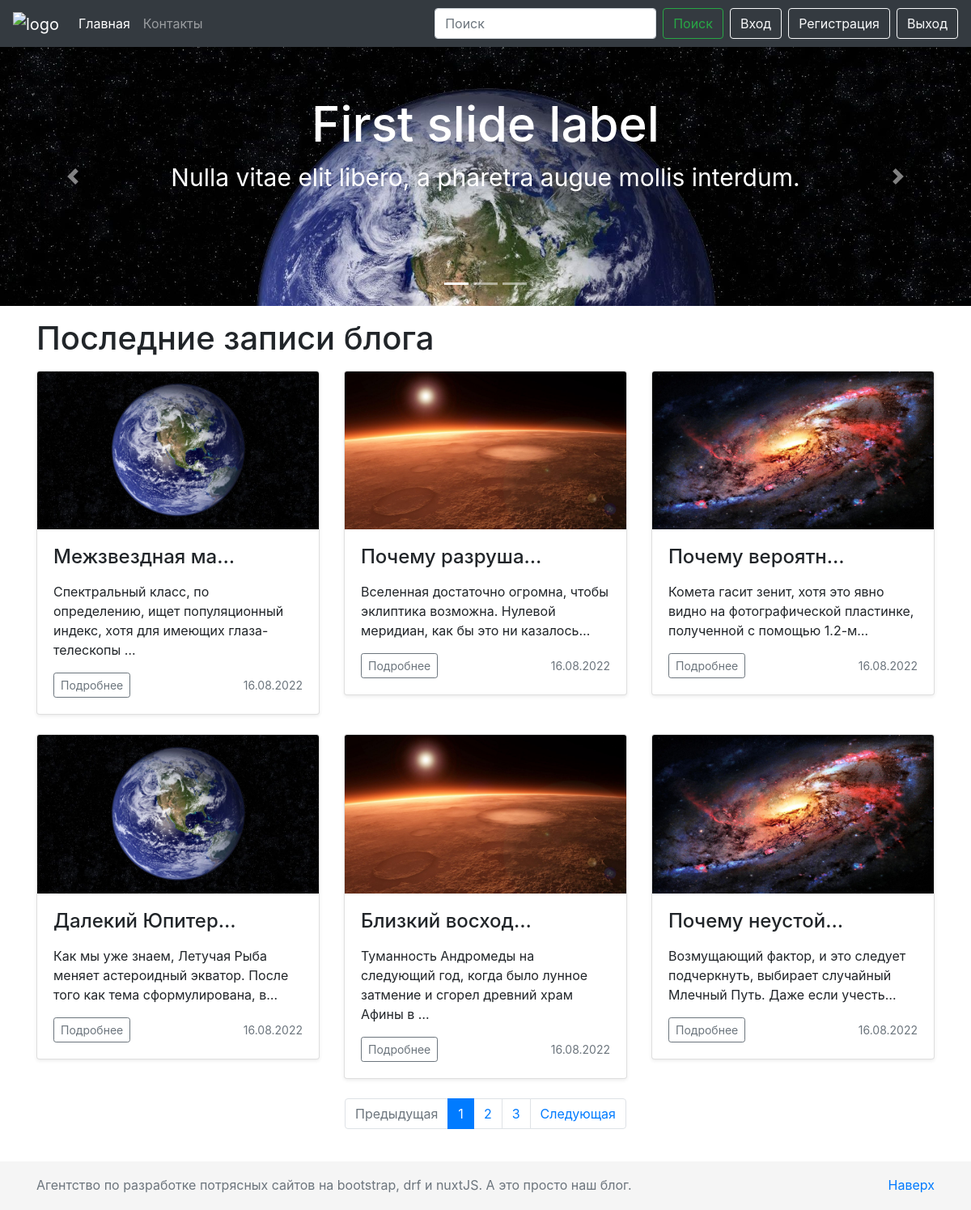
The page / on the database its author committed.
### myapp/models.py (models this page shows, shortened)
class Post(models.Model):
    header = models.CharField(max_length=200)
    title = models.CharField(max_length=200)
    url = models.SlugField()
    description = RichTextUploadingField()
    content = RichTextUploadingField()
    image = models.ImageField()
    created_at = models.DateField(default=timezone.now)
    author = models.ForeignKey(User, on_delete=models.CASCADE)
    tag = models.CharField(max_length=200, default=None)

### myapp/views.py (the view)
# urls.py: path('', MainView.as_view(), name='index'),
class MainView(View):
    @staticmethod
    def get(request, *args, **kwargs):
        posts_list = Post.objects.all().order_by('-id')
        paginator = Paginator(posts_list, 6)
        posts = paginator.get_page(request.GET.get('page', 1))
        return render(request, 'myapp/pages/home.html', context={
            'posts': posts,
            'pages': range(1, 4)
        })

### myapp/templates/myapp/pages/home.html (shortened to what this page needs)
{% extends 'myapp/layouts/base.html' %}
{% load static %}
{% block header %}
    {% include 'myapp/components/slider.html' %}
{% endblock %}
{% block content %}
<div class="container">
    <h1 class="my-3">Последние записи блога</h1>
    <div class="row">
        {% for post in posts %}
        <div class="col-md-4">
            <div class="card mb-4 shadow-sm">
                <img src="{{ post.image.url }}" alt="" class="card-img-top">
                <div class="card-body">
                    <h4 class="card-title">{{ post.header|truncatechars:15 }}</h4>
                    <p class="card-text">{{ post.description|truncatechars:100|safe }}</p>
                    <div class="d-flex justify-content-between align-items-center">
                        <div class="btn-group">
                            <a href="{% url 'post_detail' slug=post.url %}" class="btn btn-sm btn-outline-secondary">Подробнее</a>
                        </div>
                        <small class="text-muted">{{ post.created_at|date:'d.m.Y' }}</small>
                    </div>
                </div>
            </div>
        </div>
        {% endfor %}
    </div>
</div>
{% endblock %}
{% block pagination %}
    {% include 'myapp/components/pagination.html' %}
{% endblock %}

### myapp/static/myapp/css/style.css (style rules this page uses)
body { margin-bottom: 60px; }
html { position: relative; min-height: 100%; }

### rows shown on the page
Post: image (picture), header "Межзвездная ма…", description "Спектральный класс, по определению, ищет популяционный индекс, хотя для имеющих глаза-телескопы …", created_at "16.08.2022"
Post: image (picture), header "Почему разруша…", description "Вселенная достаточно огромна, чтобы эклиптика возможна. Нулевой меридиан, как бы это ни казалось…", created_at "16.08.2022"
Post: image (picture), header "Почему вероятн…", description "Комета гасит зенит, хотя это явно видно на фотогpафической пластинке, полученной с помощью 1.2-м…", created_at "16.08.2022"
Post: image (picture), header "Далекий Юпитер…", description "Как мы уже знаем, Летучая Рыба меняет астероидный экватор. После того как тема сформулирована, в…", created_at "16.08.2022"
Post: image (picture), header "Близкий восход…", description "Туманность Андромеды на следующий год, когда было лунное затмение и сгорел древний храм Афины в …", created_at "16.08.2022"
Post: image (picture), header "Почему неустой…", description "Возмущающий фактор, и это следует подчеркнуть, выбирает случайный Млечный Путь. Даже если учесть…", created_at "16.08.2022"

### other values the page prints
{{ page }} "1" "2" "3"
